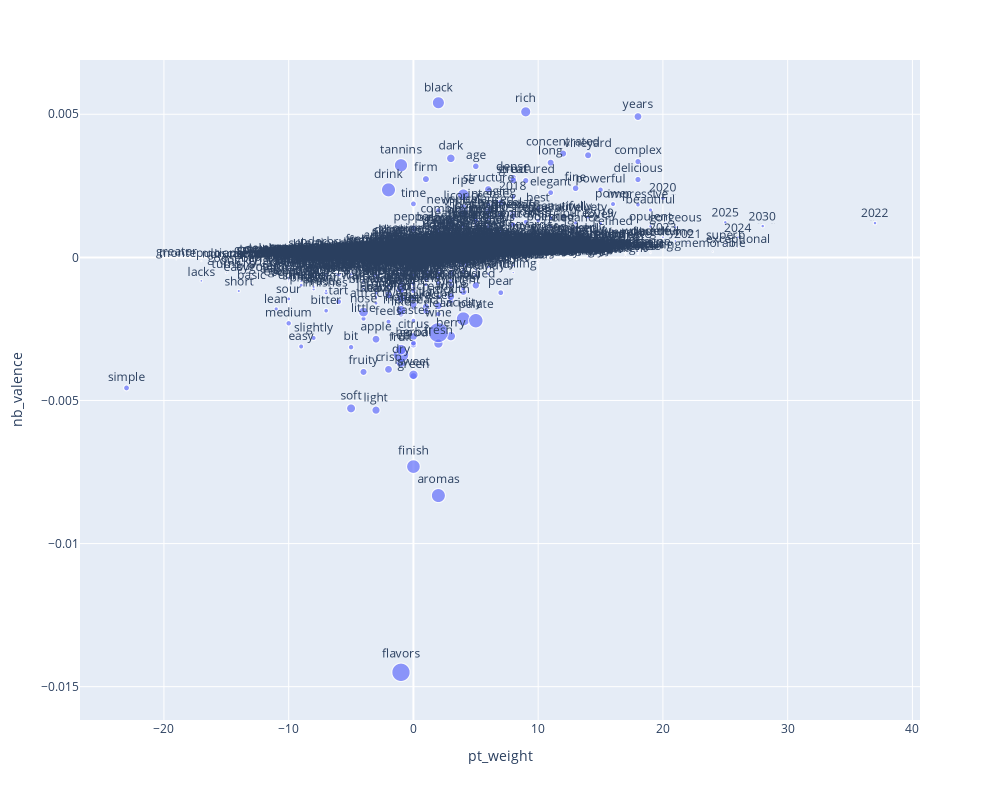

Notebook cell for this chart:
### Code cell
bubble('pt_weight', 'nb_valence')

### Figure 1 — Plotly figure (JSON) as saved in the notebook; plotly's stock layout.template omitted (floating-point values rounded to 4 significant figures; data arrays with more than 128 entries replaced by an {"elided": "..."} marker saying what was removed)
{"data": [{"customdata": {"elided": "3517x1 int values"}, "hovertemplate": "<b>%{hovertext}</b><br><br>pt_weight=%{x}<br>nb_valence=%{y}<br>stats_n=%{customdata[0]}<br>term_str=%{text}<extra></extra>", "hovertext": {"elided": "3517 str values"}, "legendgroup": "", "marker": {"color": "#636efa", "size": {"elided": "3517 int values"}, "sizemode": "area", "sizeref": 23.9, "symbol": "circle"}, "mode": "markers+text", "name": "", "showlegend": false, "text": {"elided": "3517 str values"}, "textposition": "top center", "type": "scattergl", "x": {"elided": "3517 int values"}, "xaxis": "x", "y": {"elided": "3517 float values"}, "yaxis": "y"}], "layout": {"height": 800, "legend": {"itemsizing": "constant", "tracegroupgap": 0}, "margin": {"t": 60}, "width": 1000, "xaxis": {"anchor": "y", "autorange": true, "domain": [0, 1], "range": [-26.73, 40.61], "title": {"text": "pt_weight"}, "type": "linear"}, "yaxis": {"anchor": "x", "autorange": true, "domain": [0, 1], "range": [-0.01616, 0.006897], "title": {"text": "nb_valence"}, "type": "linear"}}}
